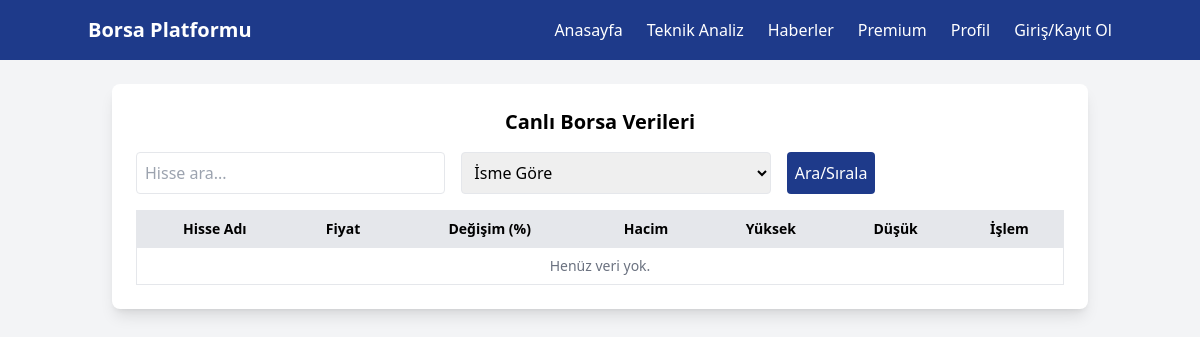
/, run on an earlier commit of the app's database.
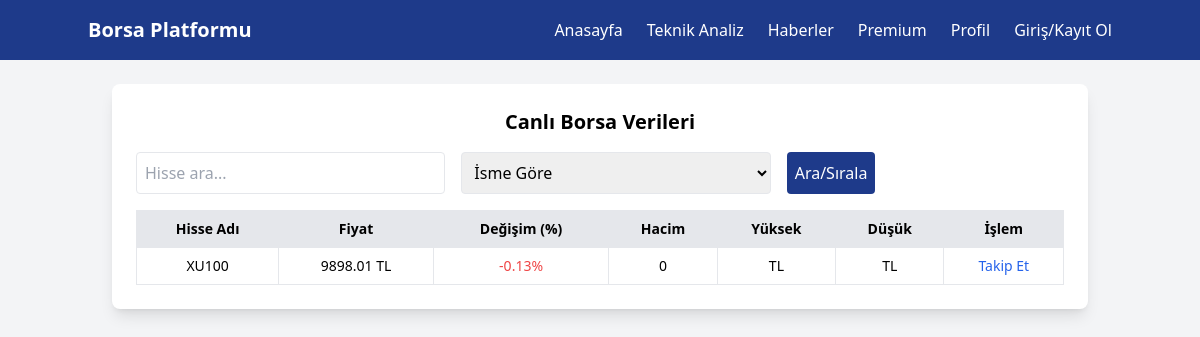
And on a later commit of the database.
### borsa/models.py (models this page shows, shortened)
class Hisse2(models.Model):
    isim = models.CharField(max_length=10, unique=True)
    fiyat = models.FloatField()
    fiyat_degisim_yuzdesi = models.FloatField(default=0.0)
    hacim = models.BigIntegerField()
    zaman = models.DateTimeField(auto_now=True)
    kategori = models.CharField(max_length=10, choices=[('XU30', 'BIST 30'), ('XU100', 'BIST 100'), ('BISTTUM', 'Tüm Hisseler')], default='BISTTUM')

### borsa/views.py (the view, shortened to what this page needs)
# urls.py: path('', views.borsa_anasayfa, name='anasayfa'),
def borsa_anasayfa(request):
    hisse_sembolleri = {
        "XU100.IS": "XU100",
        "GARAN.IS": "GARAN",
        "THYAO.IS": "THYAO",
    }
    for sembol, isim in hisse_sembolleri.items():
        ticker = yf.Ticker(sembol)
        tarih_veri = ticker.history(period="2d")
    data = Hisse2.objects.all()
    arama = request.GET.get('arama', '')
    siralama = request.GET.get('siralama', 'isim')
    kategori = request.GET.get('kategori', 'BISTTUM')  # Varsayılan BISTTUM
    if arama:
        data = data.filter(isim__icontains=arama)
    if kategori:
        data = data.filter(kategori=kategori)
    if siralama == 'fiyat':
        data = data.order_by('fiyat')
    elif siralama == 'degisim':
        data = data.order_by('fiyat_degisim_yuzdesi')
    elif siralama == 'hacim':
        data = data.order_by('hacim')
    else:
        data = data.order_by('isim')
    return render(request, 'index.html', {'data': data, 'arama': arama, 'siralama': siralama, 'kategori': kategori})

### borsa/templates/index.html (shortened to what this page needs)
{% load humanize %}
<!DOCTYPE html>
<html lang="tr">
<head>
    <script src="https://cdn.tailwindcss.com"></script>
</head>
<body class="bg-gray-100 font-sans">
    <nav class="bg-blue-900 text-white p-4 sticky top-0 z-50">
        <div class="container mx-auto flex justify-between items-center">
            <div class="text-xl font-bold">Borsa Platformu</div>
            <ul id="menu" class="hidden md:flex md:space-x-6">
                <li><a href="#" class="hover:text-gray-300">Anasayfa</a></li>
                <li><a href="analysis" class="hover:text-gray-300">Teknik Analiz</a></li>
                <li><a href="#" class="hover:text-gray-300">Haberler</a></li>
                <li><a href="premium" class="hover:text-gray-300">Premium</a></li>
                <li><a href="profile" class="hover:text-gray-300">Profil</a></li>
                <li><a href="login" class="hover:text-gray-300">Giriş/Kayıt Ol</a></li>
            </ul>
        </div>
    </nav>
    <div class="container mx-auto p-4 md:p-6 pt-20">
        <div class="bg-white shadow-lg rounded-lg p-4 md:p-6 mb-6">
            <h2 class="text-xl font-semibold mb-4 text-center">Canlı Borsa Verileri</h2>
            <form method="GET" class="mb-4 flex flex-col md:flex-row gap-4">
                <input type="text" name="arama" value="{{ arama }}" placeholder="Hisse ara..." class="w-full md:w-1/3 p-2 border rounded">
                <select name="siralama" onchange="this.form.submit()" class="w-full md:w-1/3 p-2 border rounded">
                    <option value="isim" {% if siralama == 'isim' %}selected{% endif %}>İsme Göre</option>
                </select>
                <button type="submit" class="bg-blue-900 text-white p-2 rounded hover:bg-blue-800">Ara/Sırala</button>
            </form>
            <table class="w-full border-collapse border border-gray-300 text-xs md:text-sm hidden md:table">
                <thead>
                    <tr class="bg-gray-200">
                        <th class="border p-2">Hisse Adı</th>
                        <th class="border p-2">Fiyat</th>
                        <th class="border p-2">Değişim (%)</th>
                        <th class="border p-2">Hacim</th>
                        <th class="border p-2">Yüksek</th>
                        <th class="border p-2">Düşük</th>
                        <th class="border p-2">İşlem</th>
                    </tr>
                </thead>
                <tbody id="borsa-tablo">
                    {% for stock in data %}
                        <tr class="text-center hover:bg-gray-50">
                            <td class="border p-2">{{ stock.isim }}</td>
                            <td class="border p-2">{{ stock.fiyat }} TL</td>
                            <td class="border p-2 {% if stock.fiyat_degisim_yuzdesi > 0 %}text-green-500{% elif stock.fiyat_degisim_yuzdesi < 0 %}text-red-500{% endif %}">
                                {{ stock.fiyat_degisim_yuzdesi }}%
                            </td>
                            <td class="border p-2">{{ stock.hacim|intcomma }}</td>
                            <td class="border p-2">{{ stock.yuksek }} TL</td>
                            <td class="border p-2">{{ stock.dusuk }} TL</td>
                            <td class="border p-2">
                                {% if request.user.is_authenticated and stock in request.user.userstocktracking_set.all %}
                                    <span class="text-gray-500">Takip Ediliyor</span>
                                {% else %}
                                    <a href="{% url 'add_to_tracking' stock.id %}" class="text-blue-600">Takip Et</a>
                                {% endif %}
                            </td>
                        </tr>
                    {% empty %}
                        <tr>
                            <td colspan="7" class="border p-2 text-center text-gray-500">Henüz veri yok.</td>
                        </tr>
                    {% endfor %}
                </tbody>
            </table>
        </div>
    </div>
</body>
</html>

What changed in the data, as far as the page shows it:
added Hisse2: isim "XU100", fiyat "9898.01", fiyat_degisim_yuzdesi "-0.13", hacim "0"
Also different on the page:
text no longer shown: "Henüz veri yok."
